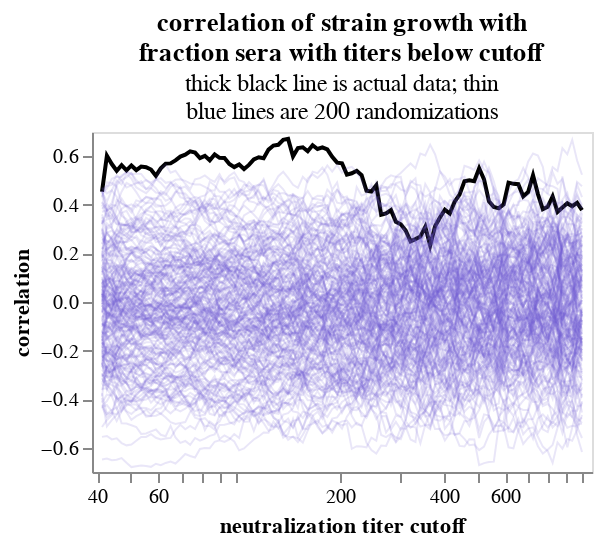

This figure's notebook cell:
### Markdown cell above
Plot correlation of growth with fraction of titers above a cutoff:

### Code cell
corr_cutoffs_chart = (
    alt.Chart(corr_cutoffs)
    .transform_calculate(actual=alt.datum["dataset"] == "actual")
    .encode(
        alt.X(
            "titer_cutoff",
            scale=alt.Scale(zero=False, nice=False, type="log", padding=5),
            title="neutralization titer cutoff",
            axis=alt.Axis(grid=False, labelOverlap=True),
        ),
        alt.Y("correlation", axis=alt.Axis(grid=False)),
        alt.Color(
            "actual:N",
            scale=alt.Scale(domain=[True, False], range=["black", "slateblue"]),
            legend=None,
        ),
        alt.Opacity(
            "actual:N",
            scale=alt.Scale(domain=[True, False], range=[1, 0.15]),
        ),
        alt.StrokeWidth(
            "actual:N",
            scale=alt.Scale(domain=[True, False], range=[2, 1]),
        ),
        alt.Detail("dataset"),
        tooltip=[
            "dataset",
            alt.Tooltip("titer_cutoff", format=".1f"),
            alt.Tooltip("correlation", format=".2f"),
        ],
    )
    .mark_line()
    .properties(
        width=250,
        height=170,
        title=alt.TitleParams(
            [
                "correlation of strain growth with",
                "fraction sera with titers below cutoff",
            ],
            subtitle=[
                "thick black line is actual data; thin",
                f"blue lines are {nrandom} randomizations",
            ],
        ),
    )
)

corr_cutoffs_chart

### Figure 1 — Vega-Lite specification as saved in the notebook (floating-point values rounded to 4 significant figures; data arrays with more than 128 entries replaced by an {"elided": "..."} marker saying what was removed)
{"config": {"view": {"continuousWidth": 300, "continuousHeight": 300}}, "data": {"name": "data-89fb7d9d9c1d13090be1d8ea4ede644f"}, "mark": {"type": "line"}, "encoding": {"color": {"field": "actual", "legend": null, "scale": {"domain": [true, false], "range": ["black", "slateblue"]}, "type": "nominal"}, "detail": {"field": "dataset", "type": "nominal"}, "opacity": {"field": "actual", "scale": {"domain": [true, false], "range": [1, 0.15]}, "type": "nominal"}, "strokeWidth": {"field": "actual", "scale": {"domain": [true, false], "range": [2, 1]}, "type": "nominal"}, "tooltip": [{"field": "dataset", "type": "nominal"}, {"field": "titer_cutoff", "format": ".1f", "type": "quantitative"}, {"field": "correlation", "format": ".2f", "type": "quantitative"}], "x": {"axis": {"grid": false, "labelOverlap": true}, "field": "titer_cutoff", "scale": {"nice": false, "padding": 5, "type": "log", "zero": false}, "title": "neutralization titer cutoff", "type": "quantitative"}, "y": {"axis": {"grid": false}, "field": "correlation", "type": "quantitative"}}, "height": 170, "title": {"text": ["correlation of strain growth with", "fraction sera with titers below cutoff"], "subtitle": ["thick black line is actual data; thin", "blue lines are 200 randomizations"]}, "transform": [{"calculate": "(datum['dataset'] === 'actual')", "as": "actual"}], "width": 250, "$schema": "https://vega.github.io/schema/vega-lite/v5.20.1.json", "datasets": {"data-89fb7d9d9c1d13090be1d8ea4ede644f": {"elided": "19899 records"}}}
